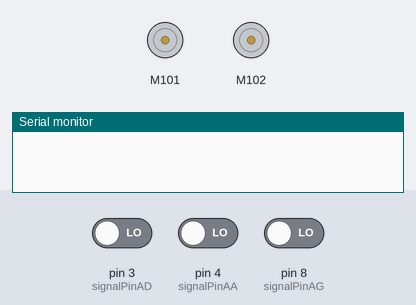
The sketch below on a simulated Arduino Uno, built with avr-gcc and run on an emulated ATmega328P. Parts: 2 × DC motor (green arrow = forward, orange = backward, longer = faster), the last lines printed to the serial monitor. The inputs (shaded band) are chosen by the test bench; at power-on: pin 4 (signalPinAA) LOW, pin 3 (signalPinAD) LOW, pin 8 (signalPinAG) LOW.

Above: at 1.2 s.
1.3 s: pin 4 (signalPinAA) driven HIGH
At 1.8 s:
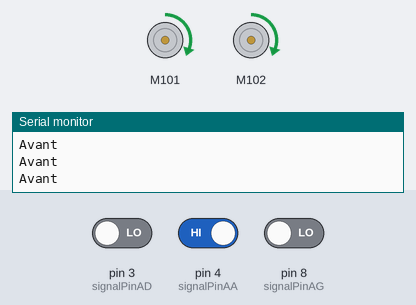
2.8 s: pin 3 (signalPinAD) driven HIGH
4.3 s: pin 8 (signalPinAG) driven HIGH
At 4.7 s:
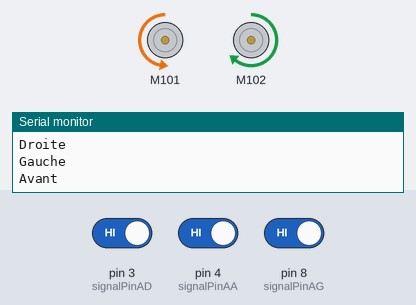
7.3 s: pin 4 (signalPinAA) driven LOW
At 8.1 s:
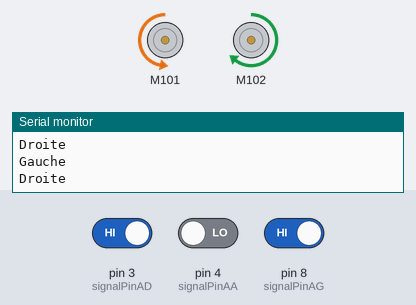
10.3 s: pin 4 (signalPinAA) driven HIGH
At 11.3 s:
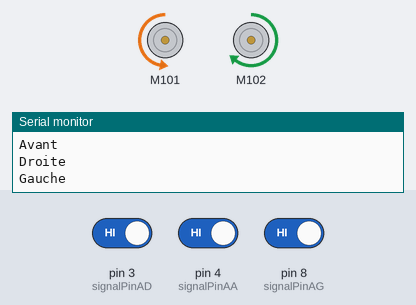
13.3 s: pin 4 (signalPinAA) driven LOW
Timing chart, 0 to 17.3 s (numbered marks = the images above; inputs shaded):
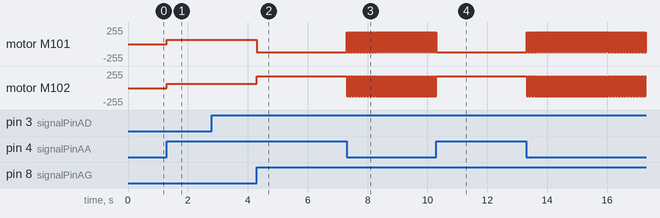

Measured:
- after the input at 1.3 s, motor M101, motor M102: stopped → forward 63/255 at once
- after the input at 4.3 s, motor M101: forward 63/255 → backward 127/255 at once; motor M102: forward 63/255 → forward 178/255 at once
- after the input at 7.3 s, motor M101: alternates forward 178/255 for 0.03 s and backward 127/255 for 0.02 s, starting at once; motor M102: alternates forward 178/255 for 0.02 s and backward 127/255 for 0.03 s, starting at once
- after the input at 10.3 s, motor M101: stops changing and stays backward 127/255; motor M102: stops changing and stays forward 178/255

The sketch:

Ardunio.ino
```cpp
// Les bibliothèques

#include <SoftwareSerial.h>
#include <Wire.h>
#include "Grove_I2C_Motor_Driver.h"

#define I2C_ADDRESS 0x0f
//les sorties
int signalPinAG = 8; // Les différents capteurs
int signalPinAD = 3;
int signalPinAA = 4;
int AG;
int AD;
int AA;
int randomV;
int attente;

int V_Max = 25;
int V_VG1 = -50;
int V_VG2 = 70;
int V_VD1 = 70;
int V_VD2 = -50;

int xAcar = 1;
int yAcar = 0 ;
int xDestination = 3;
int yDestination = 3;
int Direction = 4;

void setup() {
  // put your setup code here, to run once:
  pinMode(signalPinAG, INPUT);
  pinMode(signalPinAD, INPUT);
  pinMode(signalPinAA, INPUT);
  Serial.begin(9600);
  Motor.begin(I2C_ADDRESS);
}
void Avancer() {
  Motor.speed(MOTOR1, V_Max);
  Motor.speed(MOTOR2, V_Max);
}
void TurnRight() {
  if (HIGH == digitalRead(signalPinAD)) {
    Motor.speed(MOTOR1, V_VD1);
    Motor.speed(MOTOR2, V_VD2);
    //while (HIGH != digitalRead(signalPinAA)) delay(100);
  }
}
void TurnLeft() {
  if (HIGH == digitalRead(signalPinAG)) {
    Motor.speed(MOTOR1, V_VG1);
    Motor.speed(MOTOR2, V_VG2);
    //while (HIGH != digitalRead(signalPinAA)) delay(100);
  }
}

void ChoixDirection() {


  // Vers le Nord
  if (Direction == 1) {
    // si l'objectif est a gauche
    if (xAcar > xDestination) {
      // se déplacer à gauche
      TurnLeft();
      Direction = 4;
      if (xAcar == 3 && yAcar == 2) xAcar -= 3;
      else xAcar -= 1;
      // si l'objectif est a droite
    } else if (xAcar < xDestination) {
      //se déplacer à droite
      TurnRight();
      Direction = 3;
      if (xAcar == 2 && yAcar == 0)xAcar += 2;
      else if (xAcar == 1 && yAcar == 3)xAcar += 2;
      else xAcar += 1;
      // si l'objectif est au meme niveau
    } else {
      // si l'objectif est au meme niveau
      if (yAcar == yDestination); //arrivé
        // si l'objectif est derrierre
        else TurnLeft();   // aller a gauche sinon aller a droite
    }


    // Ver le Sud
  } else if ( Direction == 2) {
    //si l'objectif est a droite
    if (xAcar > xDestination) {
      // se déplacer à droite
      TurnRight();
      Direction = 4;
      if (xAcar == 3 && yAcar == 2)xAcar -= 3;
      else if (xAcar == 4 && yAcar == 4)xAcar -= 3;
      else if (xAcar == 3 && yAcar == 3)xAcar -= 2;
      else xAcar -= 1;
      // si l'objectif est a gauche
    } else if (xAcar < xDestination) {
      //se déplacer à gauche
      TurnLeft();
      Direction = 3;
      if (xAcar == 0 && yAcar == 2)xAcar += 3;
      else if (xAcar == 1 && yAcar == 4)xAcar += 3;
      xAcar += 1;
    } else {
      // si l'objectif est au meme niveau
      if (yAcar == yDestination); //arrivé
        // si l'objectif est derrierre
        else TurnLeft();   // aller a gauche sinon aller a droite
    }


  // Vers l'Est
  }else if (Direction == 3) {
    //si l'objectif est en face
    if (xAcar > xDestination) TurnLeft();  // aller a gauche sinon aller a droite
    // si l'objectif est derrière
    else if (xAcar < xDestination)TurnLeft();   // aller a gauche sinon aller a droite
    else {
      //si l'objectif est a gauche
      if (yAcar > yDestination) {
        //tourner à gauche
        TurnLeft();
        Direction = 1;
        if (xAcar == 3 && yAcar == 2)yAcar -= 2;
        else if (xAcar == 4 && yAcar == 2)yAcar -= 2;
        else yAcar -= 1;
        // si l'objectif est a droite
      } else if (yAcar < yDestination) {
        //tourner à droite
        TurnRight();
        Direction = 2;
        if (xAcar == 0 && yAcar == 2)yAcar += 2;
        else if (xAcar == 4 && yAcar == 0)yAcar += 2;
        else if (xAcar == 4 && yAcar == 2)yAcar += 2;
        else if (xAcar == 3 && yAcar == 0)yAcar += 2;
        else yAcar += 1;
      }else;//arrivé
    }


    // Vers l'Ouest
  } else if (Direction == 4) {
    // si l'objectif est en face
    if (xAcar > xDestination) TurnLeft();   // aller a gauche sinon aller a droite
      // si l'objectif est derier
    else if (xAcar < xDestination) TurnLeft();   // aller a gauche sinon aller a droite
      // si l'object est au meme niveau
    else {
      // si l'objectif est a droite
      if (yAcar > yDestination) {
        //tourner à droite
        TurnRight();
        Direction = 1;
        if (xAcar == 3 && yAcar == 2) yAcar -= 2;
        else if (xAcar == 0 && yAcar == 4) yAcar -= 2;
        else yAcar -= 1;
        //si l'objectif est a gauche
      }else if (yAcar < yDestination) {
        //tourner à gauche
        TurnLeft();
        Direction = 2;
        if (xAcar == 0 && yAcar == 2) yAcar += 2;
        else if (xAcar == 3 && yAcar == 0) yAcar += 2;
        else yAcar += 1;
      }else; //arrivé
    }
  }
}

void loop() {

 /* //initialisation des variables
  if(HIGH == digitalRead(signalPinAA))AA = 1;
  else AA = 0;
  if(HIGH == digitalRead(signalPinAD))AD = 1;
  else AD = 0;
  if(HIGH == digitalRead(signalPinAG))AG = 1;
  else AG = 0;

  //si le capteur central est actif
  if(AA == 1){
    //si uniqumement le capteur avant est actif avancer
    if (AD == 0 && AG == 0)Avancer();
    // si le capteur central et un autre capteur est actif choisir une direciton
    else ChoixDirection();
  // si le capteur central n'est pas actif
  }else{
    // si aucun capteur n'est actif, continuer le mouvement
    if (AD == 0 && AG == 0){
       //Motor.speed(MOTOR1, 0);
       //Motor.speed(MOTOR2, 0);
    }
    // si seul le capteur droit est actif, aller à gauche
    else if(AD == 1 && AG == 0) TurnLeft();
    // si seul le capteur gauche est actif, aller à droite
    else if (AD == 0 && AG == 1)TurnRight();
    // si le capteur droite et gauche est actif, choisir une direciton
    else ChoixDirection();
  }
*/

  if(HIGH == digitalRead(signalPinAA)){
/*     if(HIGH == digitalRead(signalPinAD)){
        ChoixDirection;
       }
       if(HIGH == digitalRead(signalPinAG)){
        ChoixDirection;
  }
*/    Avancer();
    Serial.println("Avant");

  }
  if(HIGH == digitalRead(signalPinAD)){
    TurnLeft();
    Serial.println("Droite");

  }
  if(HIGH == digitalRead(signalPinAG)){
    TurnRight();
    Serial.println("Gauche");


  }
  //delay(100);
}
```
